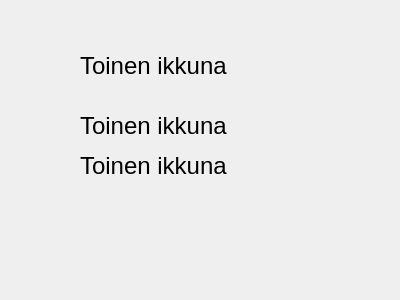
<?xml version="1.0" encoding="UTF-8"?>
<ui version="4.0">
 <class>Form2</class>
 <widget class="QDialog" name="Form2">
  <property name="geometry">
   <rect>
    <x>0</x>
    <y>0</y>
    <width>400</width>
    <height>300</height>
   </rect>
  </property>
  <property name="windowTitle">
   <string>Dialog</string>
  </property>
  <widget class="QLabel" name="label">
   <property name="geometry">
    <rect>
     <x>80</x>
     <y>50</y>
     <width>221</width>
     <height>31</height>
    </rect>
   </property>
   <property name="font">
    <font>
     <pointsize>18</pointsize>
    </font>
   </property>
   <property name="text">
    <string>Toinen ikkuna</string>
   </property>
  </widget>
  <widget class="QLabel" name="labelFname">
   <property name="geometry">
    <rect>
     <x>80</x>
     <y>110</y>
     <width>221</width>
     <height>31</height>
    </rect>
   </property>
   <property name="font">
    <font>
     <pointsize>18</pointsize>
    </font>
   </property>
   <property name="text">
    <string>Toinen ikkuna</string>
   </property>
  </widget>
  <widget class="QLabel" name="labelLname">
   <property name="geometry">
    <rect>
     <x>80</x>
     <y>150</y>
     <width>221</width>
     <height>31</height>
    </rect>
   </property>
   <property name="font">
    <font>
     <pointsize>18</pointsize>
    </font>
   </property>
   <property name="text">
    <string>Toinen ikkuna</string>
   </property>
  </widget>
 </widget>
 <resources/>
 <connections/>
</ui>
